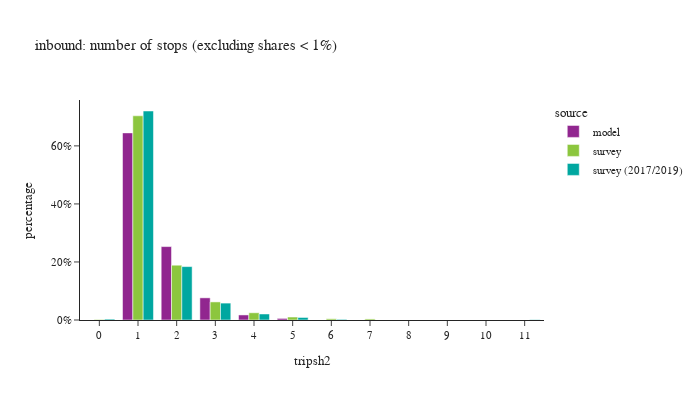

Notebook code for this chart:
### Code cell
df_plot = df_tour.groupby(['tripsh2','source'])['toexpfac'].sum().reset_index()
df_plot['percentage'] = df_plot.groupby(['source'], group_keys=False)['toexpfac']. \
    apply(lambda x: x / float(x.sum()))
df_plot = df_plot.loc[df_plot['percentage'] > 0.001]
# df_plot
fig = px.bar(df_plot.sort_values(['source']), x="tripsh2", y="percentage", color="source",
             barmode="group",title="inbound: number of stops (excluding shares < 1%)",
             hover_data=['toexpfac'])
fig.update_layout(height=400, width=700, font=dict(size=11),
                  xaxis = dict(dtick = 1, categoryorder='category ascending'),
                  yaxis=dict(tickformat=".0%"))
fig.show()

### Figure 1 — Plotly figure (JSON) as saved in the notebook; plotly's stock layout.template omitted (floating-point values rounded to 4 significant figures)
{"data": [{"alignmentgroup": "True", "customdata": [[3633000.0], [1426000.0], [430400.0], [98040.0], [30800.0]], "hovertemplate": "source=model<br>tripsh2=%{x}<br>percentage=%{y}<br>toexpfac=%{customdata[0]}<extra></extra>", "legendgroup": "model", "marker": {"color": "#91268F", "pattern": {"shape": ""}}, "name": "model", "offsetgroup": "model", "orientation": "v", "showlegend": true, "textposition": "auto", "type": "bar", "x": [1, 2, 3, 4, 5], "xaxis": "x", "y": [0.6448, 0.253, 0.07638, 0.0174, 0.005467], "yaxis": "y"}, {"alignmentgroup": "True", "customdata": [[8964.0], [3554000.0], [21390.0], [953600.0], [314800.0], [18630.0], [125700.0], [51610.0]], "hovertemplate": "source=survey<br>tripsh2=%{x}<br>percentage=%{y}<br>toexpfac=%{customdata[0]}<extra></extra>", "legendgroup": "survey", "marker": {"color": "#8CC63E", "pattern": {"shape": ""}}, "name": "survey", "offsetgroup": "survey", "orientation": "v", "showlegend": true, "textposition": "auto", "type": "bar", "x": [0, 1, 6, 2, 3, 7, 4, 5], "xaxis": "x", "y": [0.001775, 0.7037, 0.004234, 0.1888, 0.06234, 0.003688, 0.0249, 0.01022], "yaxis": "y"}, {"alignmentgroup": "True", "customdata": [[12430.0], [48580.0], [324100.0], [1024000.0], [4009000.0], [17190.0], [115500.0], [6136.0]], "hovertemplate": "source=survey (2017/2019)<br>tripsh2=%{x}<br>percentage=%{y}<br>toexpfac=%{customdata[0]}<extra></extra>", "legendgroup": "survey (2017/2019)", "marker": {"color": "#00A7A0", "pattern": {"shape": ""}}, "name": "survey (2017/2019)", "offsetgroup": "survey (2017/2019)", "orientation": "v", "showlegend": true, "textposition": "auto", "type": "bar", "x": [6, 5, 3, 2, 1, 0, 4, 11], "xaxis": "x", "y": [0.002233, 0.008729, 0.05823, 0.184, 0.7203, 0.003089, 0.02075, 0.001103], "yaxis": "y"}], "layout": {"barmode": "group", "font": {"size": 11}, "height": 400, "legend": {"title": {"text": "source"}, "tracegroupgap": 0}, "title": {"text": "inbound: number of stops (excluding shares < 1%)"}, "width": 700, "xaxis": {"anchor": "y", "categoryorder": "category ascending", "domain": [0.0, 1.0], "dtick": 1, "title": {"text": "tripsh2"}}, "yaxis": {"anchor": "x", "domain": [0.0, 1.0], "tickformat": ".0%", "title": {"text": "percentage"}}}}
